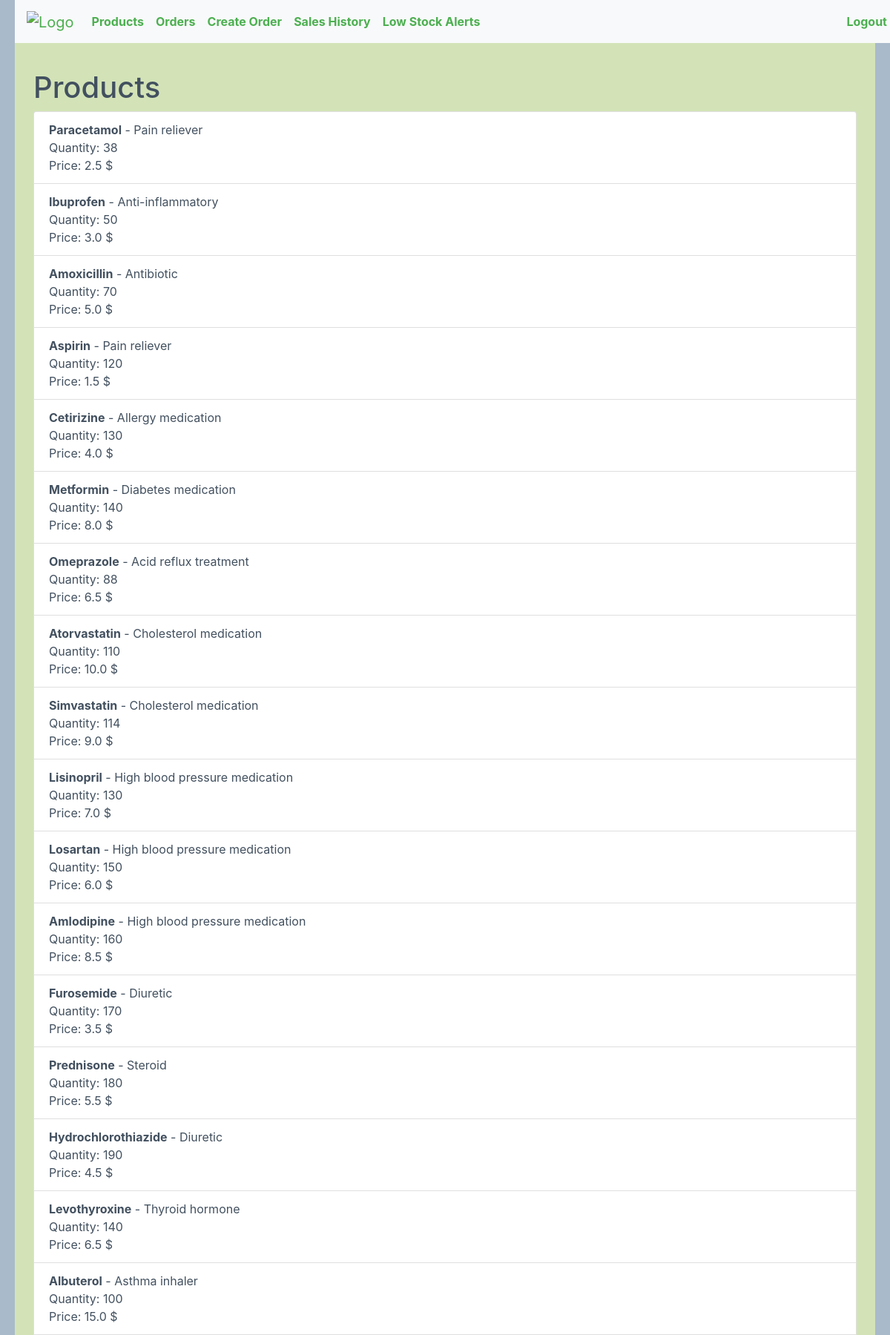
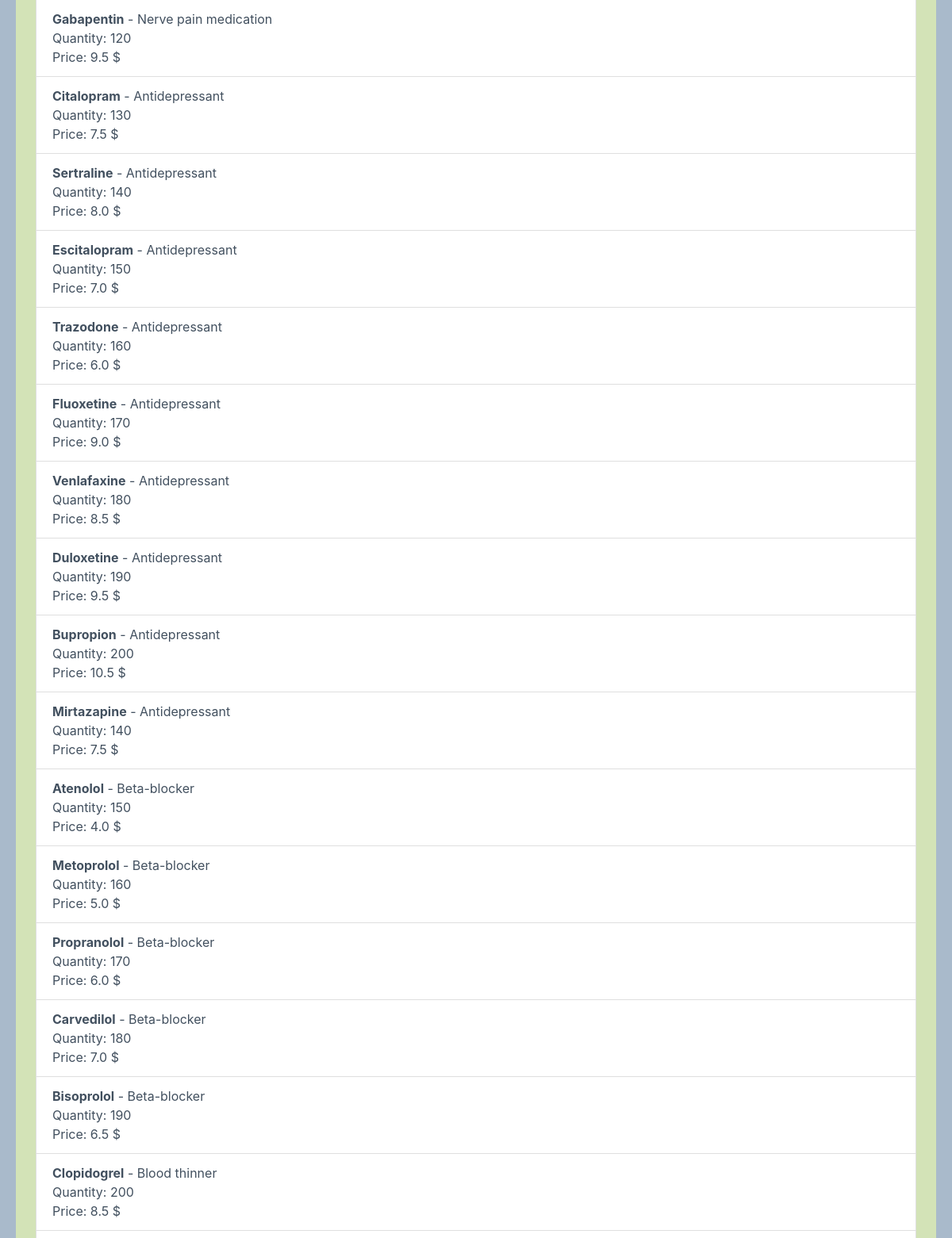
Screenshot of / (signed in, upper part) with the database file from the repository (2 pictures, top to bottom).
### app/models.py (models this page shows)
class Product(db.Model):
    id = db.Column(db.Integer, primary_key=True)
    name = db.Column(db.String(100), nullable=False)
    description = db.Column(db.String(200), nullable=False)
    quantity = db.Column(db.Integer, nullable=False)
    price = db.Column(db.Float, nullable=False)
    order_Items = db.relationship('OrderItem', backref='product' , cascade='all, delete')

### app/routes.py (the view)
@app.route('/')
@login_required
def index():
    products = Product.query.all()
    return render_template('index.html', products=products)

### app/routes.py (called while the page is built)
def login_required(f):
    @wraps(f)
    def decorated_function(*args, **kwargs):
        if 'user_id' not in session:
            flash('You need to be logged in to access this page.')
            return redirect(url_for('login'))
        return f(*args, **kwargs)
    return decorated_function

### app/templates/index.html
{% extends 'base.html' %}
{% block content %}
<h1>Products</h1>
<ul class="list-group">
    {% for product in products %}
    <li class="list-group-item">
        <strong>{{ product.name }}</strong> - {{ product.description }}<br>
        Quantity: {{ product.quantity }}<br>
        Price: {{ product.price }} $
    </li>
    {% endfor %}
</ul>
{% endblock %}

### app/templates/base.html (style rules this page uses)
body { background-color: #D3E3B7; color: #42505f; border: 20px solid #a9bacb; }

### rows the page displays
Product: name "Paracetamol", description "Pain reliever", quantity "38", price "2.5"
Product: name "Ibuprofen", description "Anti-inflammatory", quantity "50", price "3.0"
Product: name "Amoxicillin", description "Antibiotic", quantity "70", price "5.0"
Product: name "Aspirin", description "Pain reliever", quantity "120", price "1.5"
Product: name "Cetirizine", description "Allergy medication", quantity "130", price "4.0"
Product: name "Metformin", description "Diabetes medication", quantity "140", price "8.0"
Product: name "Omeprazole", description "Acid reflux treatment", quantity "88", price "6.5"
Product: name "Atorvastatin", description "Cholesterol medication", quantity "110", price "10.0"
Product: name "Simvastatin", description "Cholesterol medication", quantity "114", price "9.0"
Product: name "Lisinopril", description "High blood pressure medication", quantity "130", price "7.0"
Product: name "Losartan", description "High blood pressure medication", quantity "150", price "6.0"
Product: name "Amlodipine", description "High blood pressure medication", quantity "160", price "8.5"
Product: name "Furosemide", description "Diuretic", quantity "170", price "3.5"
Product: name "Prednisone", description "Steroid", quantity "180", price "5.5"
Product: name "Hydrochlorothiazide", description "Diuretic", quantity "190", price "4.5"
Product: name "Levothyroxine", description "Thyroid hormone", quantity "140", price "6.5"
Product: name "Albuterol", description "Asthma inhaler", quantity "100", price "15.0"
Product: name "Gabapentin", description "Nerve pain medication", quantity "120", price "9.5"
Product: name "Citalopram", description "Antidepressant", quantity "130", price "7.5"
Product: name "Sertraline", description "Antidepressant", quantity "140", price "8.0"
Product: name "Escitalopram", description "Antidepressant", quantity "150", price "7.0"
Product: name "Trazodone", description "Antidepressant", quantity "160", price "6.0"
Product: name "Fluoxetine", description "Antidepressant", quantity "170", price "9.0"
Product: name "Venlafaxine", description "Antidepressant", quantity "180", price "8.5"
Product: name "Duloxetine", description "Antidepressant", quantity "190", price "9.5"
Product: name "Bupropion", description "Antidepressant", quantity "200", price "10.5"
Product: name "Mirtazapine", description "Antidepressant", quantity "140", price "7.5"
Product: name "Atenolol", description "Beta-blocker", quantity "150", price "4.0"
Product: name "Metoprolol", description "Beta-blocker", quantity "160", price "5.0"
Product: name "Propranolol", description "Beta-blocker", quantity "170", price "6.0"
Product: name "Carvedilol", description "Beta-blocker", quantity "180", price "7.0"
Product: name "Bisoprolol", description "Beta-blocker", quantity "190", price "6.5"
Product: name "Clopidogrel", description "Blood thinner", quantity "200", price "8.5"
